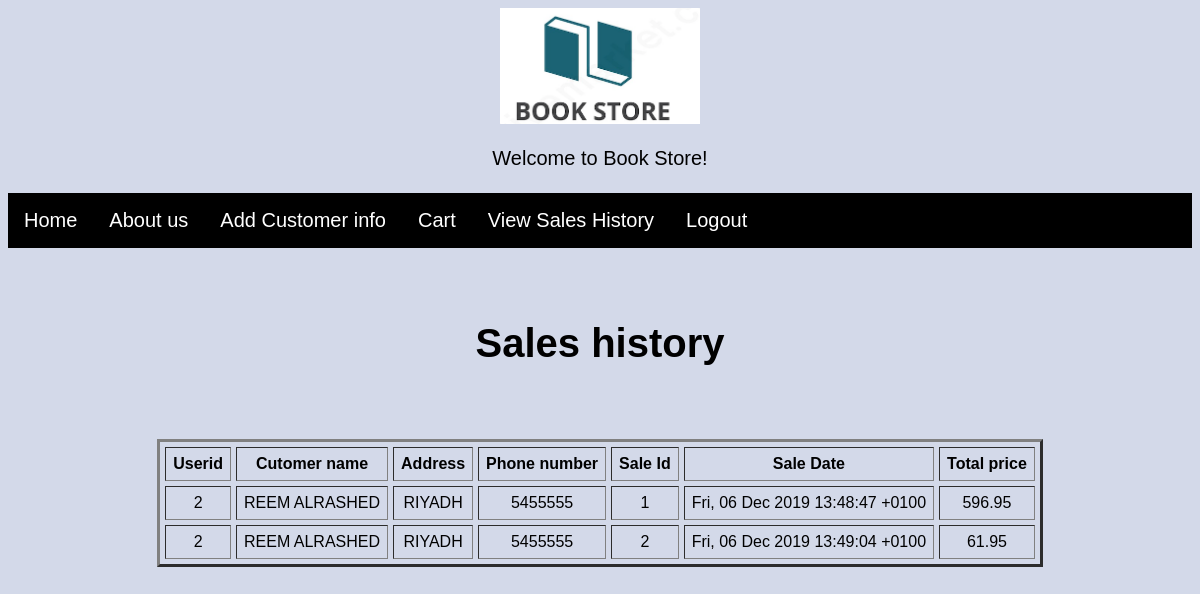
The page /Customer/customersalesinfo.php (signed in) on the database its author committed.
### tables this page shows
CREATE TABLE `Sales` (
  `userid` int(50) NOT NULL,
  `saledate` varchar(200) NOT NULL,
  `saleid` int(11) NOT NULL,
  `totalprice` double NOT NULL
);

CREATE TABLE `Customer` (
  `userid` int(11) NOT NULL,
  `name` varchar(50) NOT NULL,
  `address` varchar(50) NOT NULL,
  `number` int(11) NOT NULL
);

### Customer/customersalesinfo.php (the view, shortened to what this page needs)
<html>
<head>
<link href="../css/tablestyle.css" rel="stylesheet">
</head>
<body>
</body>
</html>
<?php
$host = "localhost";
$user = "root";
$password = "";
$dbname = "BookStore";
$con = mysqli_connect($host, $user, $password,$dbname);
echo "<table border='3'align='center'cellspacing='5' cellpadding='7''>";
$sql="select * from Sales left join Customer on Sales.userid=Customer.userid where Customer.userid='".$_SESSION['id']."' ";
$result=$con->query($sql);
if($result->num_rows>0){
  echo "<h1> Sales history</h1>";
  echo "<tr><th> Userid</th>
  <th>Cutomer name </th> <th>Address</th><th>Phone number</th><th>Sale Id</th> <th>Sale Date</th><th>Total price</th> </tr>";
    while($row=$result->fetch_assoc()){
        echo "<tr>";
        echo "<td>".$row['userid']."</td>";
        echo "<td>".$row['name']."</td>";
        echo "<td>".$row['address']."</td>";
        echo "<td>".$row['number']."</td>";
        echo "<td>".$row['saleid']."</td>";
        echo "<td>".$row['saledate']."</td>";
        echo "<td>".$row['totalprice']."</td>";
         echo "</tr>";
}}
else {
echo "<br/><br/>";
echo "No sales history!";
}
echo "<br/><br/>";
echo "</table>";
?>

### css/navstyle.css (style rules this page uses)
html { font-family:sans-serif; font-size: 20px; background-color:rgb(211, 217, 233); }
ul { text-align: center; list-style-type: none; margin: 0; padding: 0; overflow: hidden; background-color: rgb(0, 0, 0); font-size: 20px; }
nav { text-align: center; font-size: 20px; }
li { float: left; font-size: 20px; }
li a { display: block; color: white; text-align: center; padding: 16px 16px; text-decoration: none; font-size: 20px; }
.logo { text-align: center; }

### css/tablestyle.css (style rules this page uses)
table { text-align:center; cellpadding:10px; cellspacing:5px; }

### Customer/customersalesinfo.php (style rules this page uses)
body { text-align:center; }

### rows shown on the page
sales: customer.userid "2", customer.name "REEM ALRASHED", customer.address "RIYADH", customer.number "5455555", saleid "1", saledate "Fri, 06 Dec 2019 13:48:47 +0100", totalprice "596.95"
sales: customer.userid "2", customer.name "REEM ALRASHED", customer.address "RIYADH", customer.number "5455555", saleid "2", saledate "Fri, 06 Dec 2019 13:49:04 +0100", totalprice "61.95"
